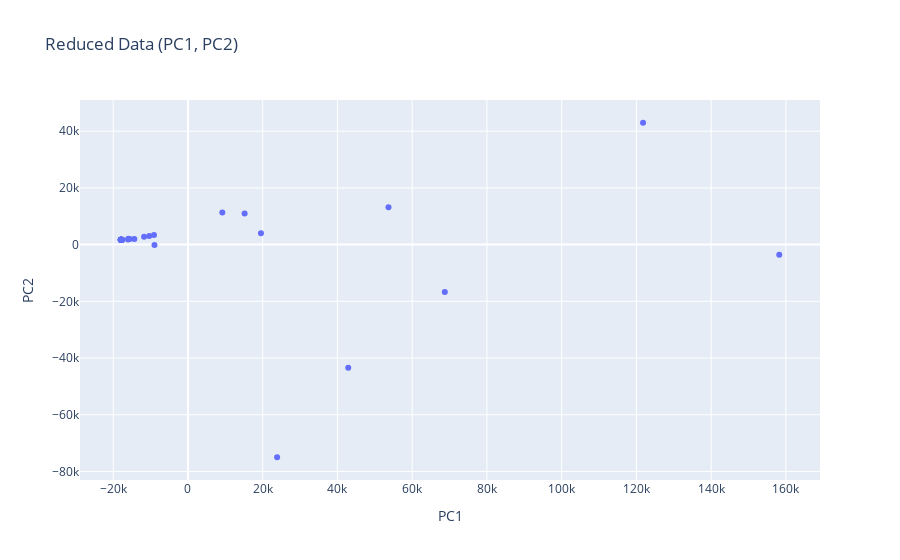

Notebook source saved alongside this figure:
### Markdown cell above
Compare Parties:
- Transpose the city-wide data so that each row represents a party, and each column represents a city.
- Remove data for cities with fewer than 1000 total votes.
- Create a scatter plot of the reduced data (for num_components = 2) to visualize dimensionality reduction.
- Estimate the number of clusters visually.

### Code cell
transposedData = aggregatedData.T

filteredData = remove_sparse_columns(transposedData, threshold=1000)

reducedData = dimensionality_reduction(filteredData, 2, []).reset_index().rename(columns={'index': 'party'})

fig = px.scatter(
    reducedData,
    x=reducedData.columns[1],
    y=reducedData.columns[2],
    title='Reduced Data (PC1, PC2)',
    labels={'x': 'X - PC1', 'y': 'Y - PC2'},
    hover_data={"PC1": False, "PC2": False, 'party': True}
)

fig.show()

### Figure 1 — Plotly figure (JSON) as saved in the notebook; plotly's stock layout.template omitted (floating-point values rounded to 4 significant figures)
{"data": [{"customdata": [["party_avoda"], ["party_shahar_kalkali_hadash"], ["party_bayit_yehudi"], ["party_agudat_israel"], ["party_daled"], ["party_vavmem"], ["party_shahar_koach_hevrati"], ["party_kama"], ["party_koach_lehashpia"], ["party_tzomet"], ["party_tet"], ["party_israel_hofshit_demokratit"], ["party_hakalkalit_hahadasha"], ["party_ichud_bnei_habrit"], ["party_tzav_hashaa"], ["party_hagush_hatana'chi"], ["party_kahol_lavan"], ["party_ani_veata"], ["party_israel_beitenu"], ["party_likud"], ["party_meretz"], ["party_kavod_haadam"], ["party_nativ"], ["party_shma"], ["party_haatzmaim_hachadashim"], ["party_yesh_kivun"], ["party_anachnu"], ["party_raam"], ["party_yesh_atid"], ["party_pesofit"], ["party_tze'irim_bo'arim"], ["party_manhigut_hevratit"], ["party_kol_hasviva_vehachai"], ["party_halev_hayehudi"], ["party_seder_chadash"], ["party_kol"], ["party_beometz_bishvilech"], ["party_kavod_umasoret"], ["party_shas"], ["party_daat_tov_vera"]], "hovertemplate": "party=%{customdata[0]}<extra></extra>", "legendgroup": "", "marker": {"color": "#636efa", "symbol": "circle"}, "mode": "markers", "name": "", "orientation": "v", "showlegend": false, "x": [15170.0, -14340.0, -8951.0, 23860.0, -10360.0, -9087.0, -17950.0, -17980.0, -17980.0, -17960.0, 68730.0, -17830.0, -15580.0, -17970.0, -17970.0, -17950.0, 53660.0, -17850.0, 19540.0, 158200.0, 9201.0, -17940.0, -17800.0, -17970.0, -17860.0, -17740.0, -17950.0, -11740.0, 121800.0, -17550.0, -16020.0, -17910.0, -17690.0, -17940.0, -17840.0, -17820.0, -15950.0, -17860.0, 42890.0, -17710.0], "xaxis": "x", "y": [10930.0, 2003.0, -109.5, -74990.0, 3047.0, 3383.0, 1711.0, 1705.0, 1709.0, 1714.0, -16680.0, 1732.0, 1951.0, 1710.0, 1714.0, 1687.0, 13180.0, 1717.0, 3980.0, -3601.0, 11350.0, 1712.0, 1729.0, 1706.0, 1715.0, 1718.0, 1707.0, 2787.0, 42970.0, 1731.0, 1767.0, 1720.0, 1713.0, 1702.0, 1720.0, 1716.0, 2087.0, 1701.0, -43450.0, 1705.0], "yaxis": "y", "type": "scatter"}], "layout": {"xaxis": {"anchor": "y", "domain": [0.0, 1.0], "title": {"text": "PC1"}}, "yaxis": {"anchor": "x", "domain": [0.0, 1.0], "title": {"text": "PC2"}}, "legend": {"tracegroupgap": 0}, "title": {"text": "Reduced Data (PC1, PC2)"}}}
